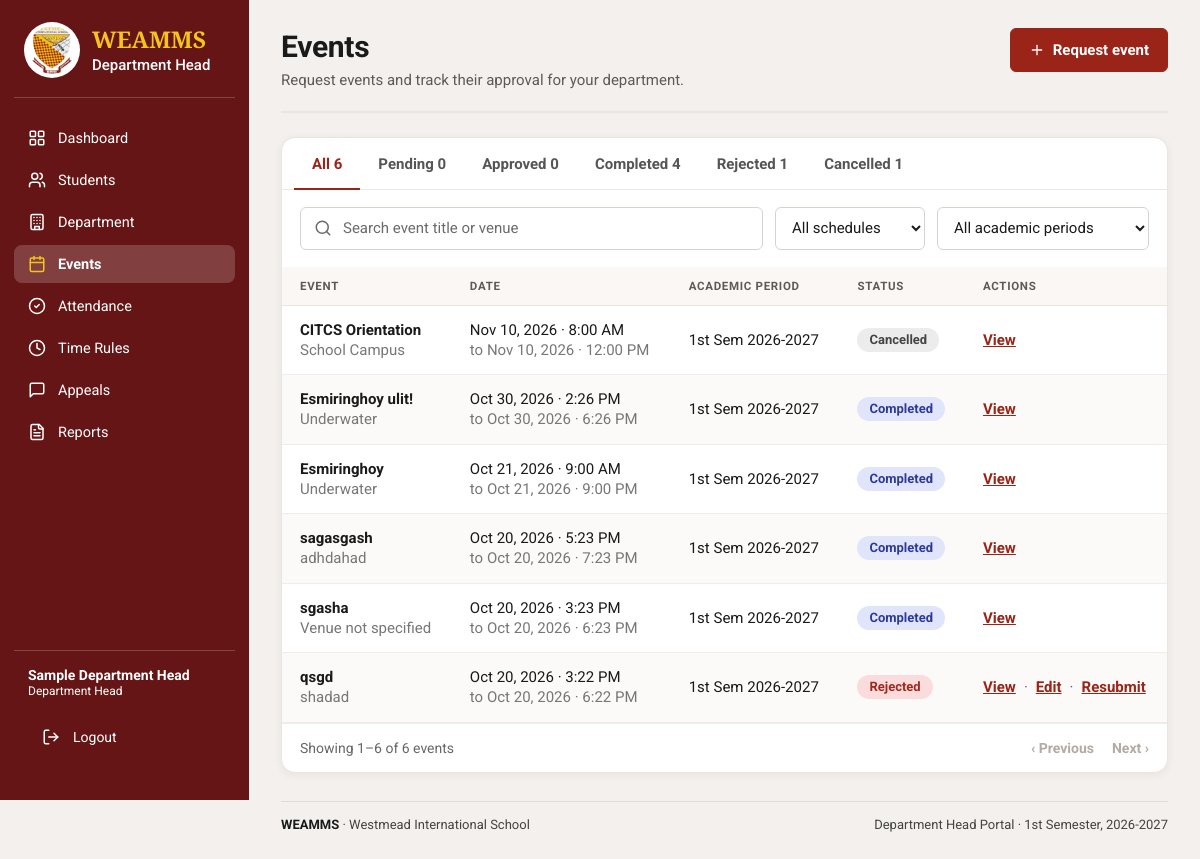
The page /department-head/events/index.php (signed in) on the database its author committed.
### tables this page shows
CREATE TABLE `department_heads` (
  `department_head_id` bigint(20) UNSIGNED NOT NULL,
  `user_id` bigint(20) UNSIGNED NOT NULL,
  `department_id` bigint(20) UNSIGNED NOT NULL,
  `employee_number` varchar(50) DEFAULT NULL,
  `first_name` varchar(100) NOT NULL,
  `middle_name` varchar(100) DEFAULT NULL,
  `last_name` varchar(100) NOT NULL,
  `created_at` timestamp NOT NULL DEFAULT current_timestamp()
);

CREATE TABLE `events` (
  `event_id` bigint(20) UNSIGNED NOT NULL,
  `department_id` bigint(20) UNSIGNED NOT NULL,
  `requested_by` bigint(20) UNSIGNED NOT NULL,
  `academic_period_id` bigint(20) UNSIGNED NOT NULL,
  `event_title` varchar(200) NOT NULL,
  `event_description` text DEFAULT NULL,
  `venue` varchar(200) DEFAULT NULL,
  `start_at` datetime NOT NULL,
  `end_at` datetime NOT NULL,
  `attendance_opens_at` datetime DEFAULT NULL,
  `attendance_closes_at` datetime DEFAULT NULL,
  `event_status` enum('pending','approved','rejected','cancelled','cancellation_requested','completed') NOT NULL DEFAULT 'pending',
  `admin_reviewed_by` bigint(20) UNSIGNED DEFAULT NULL,
  `admin_reviewed_at` datetime DEFAULT NULL,
  `admin_remarks` text DEFAULT NULL,
  `cancellation_requested_at` datetime DEFAULT NULL,
  `cancellation_requested_by` bigint(20) UNSIGNED DEFAULT NULL,
  `cancellation_request_remarks` text DEFAULT NULL,
  `created_at` timestamp NOT NULL DEFAULT current_timestamp(),
  `updated_at` timestamp NOT NULL DEFAULT current_timestamp() ON UPDATE current_timestamp()
);

CREATE TABLE `academic_periods` (
  `academic_period_id` bigint(20) UNSIGNED NOT NULL,
  `academic_year` varchar(20) NOT NULL,
  `semester` enum('1st','2nd','Summer','Other') NOT NULL DEFAULT '1st',
  `start_date` date NOT NULL,
  `end_date` date NOT NULL,
  `is_current` tinyint(1) NOT NULL DEFAULT 0,
  `created_at` timestamp NOT NULL DEFAULT current_timestamp()
);

### includes/department_head_context.php (called while the page is built, shortened)
<?php
require_once __DIR__ . '/../config/database.php';
$stmt = $pdo->prepare(
    "SELECT dh.department_head_id, dh.department_id,
            dh.first_name, dh.middle_name, dh.last_name,
            d.department_code, d.department_name, d.description,
            d.is_active, d.department_head_can_edit,
            d.department_head_can_edit_attendance
     FROM department_heads dh
     INNER JOIN departments d ON d.department_id = dh.department_id
     INNER JOIN users u ON u.user_id = dh.user_id
     WHERE dh.user_id = ?
       AND u.account_status = 'active'
       AND d.is_active = 1
     LIMIT 1"
);
$stmt->execute([$_SESSION['user_id']]);
$departmentHead = $stmt->fetch(PDO::FETCH_ASSOC);
$baseUrl = BASE_URL;
function dhEscape(mixed $value): string
{
    return htmlspecialchars(
        (string) $value,
        ENT_QUOTES,
        'UTF-8'
    );
}

### department-head/events/index.php (the view, shortened to what this page needs)
<?php
$shellNavActive = 'events';
require_once __DIR__ . '/../../includes/department_head_shell_start.php';
$statusTabs = [
    'pending' => 'Pending',
    'approved' => 'Approved',
    'completed' => 'Completed',
    'rejected' => 'Rejected',
    'cancellation_requested' => 'Cancellation requested',
    'cancelled' => 'Cancelled',
];
$phases = ['upcoming' => 'Upcoming', 'ongoing' => 'Ongoing', 'completed' => 'Completed'];
$statusFilter = is_string($_GET['status'] ?? null) && isset($statusTabs[$_GET['status']]) ? $_GET['status'] : '';
$phaseFilter = is_string($_GET['phase'] ?? null) && isset($phases[$_GET['phase']]) ? $_GET['phase'] : '';
$search = trim(is_string($_GET['q'] ?? null) ? $_GET['q'] : '');
$periodFilter = filter_var($_GET['period'] ?? null, FILTER_VALIDATE_INT);
$periodFilter = $periodFilter !== false && $periodFilter > 0 ? $periodFilter : 0;
$from = ' FROM events e
    INNER JOIN academic_periods ap ON ap.academic_period_id = e.academic_period_id';
$where = ['e.department_id = :department_id'];
$params = ['department_id' => $departmentId];
$baseWhere = implode(' AND ', $where);
$countStmt = $pdo->prepare('SELECT e.event_status, COUNT(*)' . $from . ' WHERE ' . $baseWhere . ' GROUP BY e.event_status');
$countStmt->execute($params);
$statusCounts = $countStmt->fetchAll(PDO::FETCH_KEY_PAIR);
$allCount = array_sum($statusCounts);
$listWhere = $baseWhere;
$listParams = $params;
$total = $statusFilter !== '' ? (int) ($statusCounts[$statusFilter] ?? 0) : $allCount;
$page = filter_var($_GET['page'] ?? 1, FILTER_VALIDATE_INT);
$page = $page !== false && $page > 0 ? $page : 1;
$page = min($page, max(1, (int) ceil($total / DH_EVENTS_PER_PAGE)));
$offset = ($page - 1) * DH_EVENTS_PER_PAGE;
$stmt = $pdo->prepare(
    'SELECT e.event_id, e.event_title, e.venue, e.start_at, e.end_at,
            e.event_status, e.cancellation_request_remarks,
            ap.academic_year, ap.semester'
    . $from . ' WHERE ' . $listWhere . '
     ORDER BY e.start_at DESC, e.event_id DESC
     LIMIT ' . DH_EVENTS_PER_PAGE . ' OFFSET ' . $offset
);
$stmt->execute($listParams);
$events = $stmt->fetchAll(PDO::FETCH_ASSOC);
$tabHref = static function (string $status): string {
    $query = $_GET;
    unset($query['page'], $query['notice'], $query['status']);
    if ($status !== '') {
        $query['status'] = $status;
    }
    return '?' . http_build_query($query);
};
?>
<section class="ad-page">
    <header class="ad-head">
        <div>
            <h1>Events</h1>
            <p>Request events and track their approval for your department.</p>
        </div>
        <div class="ad-head-actions">
            <a class="ad-btn ad-btn-solid" href="<?= dhEscape($baseUrl) ?>/department-head/events/create.php"><?= dhIcon('plus') ?>Request event</a>
        </div>
    </header>
    <div class="ad-card">
        <nav class="ad-tabs" aria-label="Filter events by status">
            <a href="<?= dhEscape($tabHref('')) ?>" <?= $statusFilter === '' ? 'aria-current="page"' : '' ?>>All <?= (int) $allCount ?></a>
            <?php foreach ($statusTabs as $status => $label): ?>
                <?php $count = (int) ($statusCounts[$status] ?? 0); ?>
                <?php if ($count > 0 || $statusFilter === $status || in_array($status, ['pending', 'approved', 'completed', 'rejected'], true)): ?>
                    <a href="<?= dhEscape($tabHref($status)) ?>" <?= $statusFilter === $status ? 'aria-current="page"' : '' ?>><?= dhEscape($label) ?> <?= $count ?></a>
                <?php endif; ?>
            <?php endforeach; ?>
        </nav>
        <form class="ad-toolbar" method="get" action="<?= dhEscape($baseUrl) ?>/department-head/events/index.php">
            <label class="ad-search">
                <input type="search" name="q" value="<?= dhEscape($search) ?>" placeholder="Search event title or venue">
            </label>
            <label>
                <select name="phase" data-autosubmit>
                    <option value="">All schedules</option>
                </select>
            </label>
            <label>
                <select name="period" data-autosubmit>
                    <option value="">All academic periods</option>
                </select>
            </label>
        </form>
        <?php if ($events === []): ?>
            <div class="ad-empty">
                <strong>No events found</strong>
                <?= $total === 0 && $statusFilter === '' && $search === '' && $phaseFilter === '' && $periodFilter === 0 ? 'Request an event to get started.' : 'Try a different search or clear the filters.' ?>
            </div>
        <?php else: ?>
            <div class="ad-table-wrap">
                <table class="ad-table">
                    <thead>
                        <tr>
                            <th scope="col">Event</th>
                            <th scope="col">Date</th>
                            <th scope="col">Academic period</th>
                            <th scope="col">Status</th>
                            <th scope="col">Actions</th>
                        </tr>
                    </thead>
                    <tbody>
                        <?php foreach ($events as $event): ?>
                            <?php $eventStatus = strtolower($event['event_status']); ?>
                            <tr>
                                <td>
                                    <span class="ad-strong"><?= dhEscape($event['event_title']) ?></span><br>
                                    <span class="ad-muted"><?= dhEscape($event['venue'] ?: 'Venue not specified') ?></span>
                                </td>
                                <td>
                                    <?= dhEscape(date('M j, Y · g:i A', strtotime($event['start_at']))) ?><br>
                                    <span class="ad-muted">to <?= dhEscape(date('M j, Y · g:i A', strtotime($event['end_at']))) ?></span>
                                </td>
                                <td><?= dhEscape($event['semester'] . ' Sem ' . $event['academic_year']) ?></td>
                                <td>
                                    <span class="ad-pill <?= dhEventPill($eventStatus) ?>"><?= dhEscape(ucwords(str_replace('_', ' ', $eventStatus))) ?></span>
                                </td>
                                <td>
                                    <div class="ad-actions">
                                        <a class="ad-link" href="<?= dhEscape($baseUrl) ?>/department-head/events/view.php?id=<?= (int) $event['event_id'] ?>">View</a>
                                        <?php if (in_array($eventStatus, ['pending', 'rejected'], true)): ?>
                                            <span class="sep" aria-hidden="true">·</span>
                                            <a class="ad-link" href="<?= dhEscape($baseUrl) ?>/department-head/events/edit.php?id=<?= (int) $event['event_id'] ?>">Edit</a>
                                        <?php endif; ?>
                                        <?php if ($eventStatus === 'rejected'): ?>
                                            <span class="sep" aria-hidden="true">·</span>
                                            <form method="post" action="<?= dhEscape($baseUrl) ?>/department-head/events/request.php">
                                                <button class="ad-link" type="submit">Resubmit</button>
                                            </form>
                                        <?php endif; ?>
                                    </div>
                                </td>
                            </tr>
                        <?php endforeach; ?>
                    </tbody>
                </table>
            </div>
        <?php endif; ?>
    </div>
</section>
<?php require __DIR__ . '/../../includes/department_head_shell_end.php'; ?>

### includes/department_head_sidebar.php (shortened to what this page needs)
<?php
$sidebarBaseUrl = BASE_URL;
$sidebarEscape = static fn (mixed $value): string => htmlspecialchars((string) $value, ENT_QUOTES, 'UTF-8');
if (!function_exists('dhIcon')) {
    function dhIcon(string $name, string $class = 'admin-icon'): string
    {
        static $icons = [
            'dashboard' => '<rect width="7" height="7" x="3" y="3" rx="1"/><rect width="7" height="7" x="14" y="3" rx="1"/><rect width="7" height="7" x="14" y="14" rx="1"/><rect width="7" height="7" x="3" y="14" rx="1"/>',
            'users' => '<path d="M16 21v-2a4 4 0 0 0-4-4H6a4 4 0 0 0-4 4v2"/><circle cx="9" cy="7" r="4"/><path d="M22 21v-2a4 4 0 0 0-3-3.87"/><path d="M16 3.13a4 4 0 0 1 0 7.75"/>',
            'building' => '<rect width="16" height="20" x="4" y="2" rx="2"/><path d="M9 22v-4h6v4"/><path d="M8 6h.01"/><path d="M12 6h.01"/><path d="M16 6h.01"/><path d="M8 10h.01"/><path d="M12 10h.01"/><path d="M16 10h.01"/><path d="M8 14h.01"/><path d="M12 14h.01"/><path d="M16 14h.01"/>',
            'calendar' => '<path d="M8 2v4"/><path d="M16 2v4"/><rect width="18" height="18" x="3" y="4" rx="2"/><path d="M3 10h18"/>',
            'check' => '<circle cx="12" cy="12" r="10"/><path d="m9 12 2 2 4-4"/>',
            'clock' => '<circle cx="12" cy="12" r="10"/><polyline points="12 6 12 12 16 14"/>',
            'message' => '<path d="M21 15a2 2 0 0 1-2 2H7l-4 4V5a2 2 0 0 1 2-2h14a2 2 0 0 1 2 2z"/>',
            'file' => '<path d="M15 2H6a2 2 0 0 0-2 2v16a2 2 0 0 0 2 2h12a2 2 0 0 0 2-2V7Z"/><path d="M14 2v4a2 2 0 0 0 2 2h4"/><path d="M10 9H8"/><path d="M16 13H8"/><path d="M16 17H8"/>',
            'search' => '<circle cx="11" cy="11" r="8"/><path d="m21 21-4.3-4.3"/>',
            'plus' => '<path d="M5 12h14"/><path d="M12 5v14"/>',
        ];
        return '<svg class="' . htmlspecialchars($class, ENT_QUOTES, 'UTF-8') . '" xmlns="http://www.w3.org/2000/svg" viewBox="0 0 24 24" '
            . 'fill="none" stroke="currentColor" stroke-width="2" stroke-linecap="round" '
            . 'stroke-linejoin="round" aria-hidden="true" focusable="false">'
            . ($icons[$name] ?? '') . '</svg>';
    }
}
$shellNav = [
    ['dashboard', 'Dashboard', 'dashboard', '/department-head/dashboard.php'],
    ['students', 'Students', 'users', '/department-head/students/index.php'],
    ['department', 'Department', 'building', '/department-head/department/index.php'],
    ['events', 'Events', 'calendar', '/department-head/events/index.php'],
    ['attendance', 'Attendance', 'check', '/department-head/attendance/index.php'],
    ['time-rules', 'Time Rules', 'clock', '/department-head/attendance-settings/index.php'],
    ['appeals', 'Appeals', 'message', '/department-head/appeals/index.php'],
    ['reports', 'Reports', 'file', '/department-head/reports/index.php'],
];
$shellHeadName = isset($departmentHead['first_name'])
    ? trim($departmentHead['first_name'] . ' ' . $departmentHead['last_name'])
    : (string) ($headName ?? $_SESSION['full_name'] ?? $_SESSION['name'] ?? 'Department Head');
?>
    <aside class="admin-sidebar">
        <div class="admin-brand">
            <img src="<?= $sidebarEscape($sidebarBaseUrl) ?>/assets/images/wisnoname.png" alt="Westmead International School logo">
            <div>
                <strong>WEAMMS</strong>
                <span>Department Head</span>
            </div>
        </div>
        <nav class="admin-nav" aria-label="Main navigation">
            <?php foreach ($shellNav as [$sbKey, $sbLabel, $sbIcon, $sbPath]): ?>
                <?php $sbActive = $sbKey === $shellNavActive; ?>
                <a href="<?= $sidebarEscape($sidebarBaseUrl . $sbPath) ?>" <?= $sbActive ? 'class="active" aria-current="page"' : '' ?>>
                    <?= dhIcon($sbIcon) ?>
                    <span><?= $sidebarEscape($sbLabel) ?></span>
                </a>
            <?php endforeach; ?>
        </nav>
        <div class="admin-sidebar-footer">
            <div class="admin-sidebar-user">
                <strong><?= $sidebarEscape($shellHeadName) ?></strong>
                <span>Department Head</span>
            </div>
            <a class="admin-logout" href="<?= $sidebarEscape($sidebarBaseUrl) ?>/auth/logout.php">
                <span>Logout</span>
            </a>
        </div>
    </aside>

### includes/department_head_shell_end.php
<?php
$periodRow = $pdo->query(
    'SELECT academic_year, semester FROM academic_periods WHERE is_current = 1 LIMIT 1'
)->fetch(PDO::FETCH_ASSOC);
$periodLabel = $periodRow
    ? $periodRow['semester'] . ' Semester, ' . $periodRow['academic_year']
    : '';
?>
<footer class="admin-footer">
    <span><strong>WEAMMS</strong> · Westmead International School</span>
    <span>Department Head Portal<?= $periodLabel !== '' ? ' · ' . dhEscape($periodLabel) : '' ?></span>
</footer>
</main>
</body>
</html>

### rows shown on the page
department_heads: $sidebarEscape($shellHeadName) "Sample Department Head"
events: event_title "CITCS Orientation", venue "School Campus", start_at "Nov 10, 2026 · 8:00 AM", end_at "Nov 10, 2026 · 12:00 PM", academic_period.academic_year "1st Sem 2026-2027", event_status "Cancelled"
events: event_title "Esmiringhoy ulit!", venue "Underwater", start_at "Oct 30, 2026 · 2:26 PM", end_at "Oct 30, 2026 · 6:26 PM", academic_period.academic_year "1st Sem 2026-2027", event_status "Completed"
events: event_title "Esmiringhoy", venue "Underwater", start_at "Oct 21, 2026 · 9:00 AM", end_at "Oct 21, 2026 · 9:00 PM", academic_period.academic_year "1st Sem 2026-2027", event_status "Completed"
events: event_title "sagasgash", venue "adhdahad", start_at "Oct 20, 2026 · 5:23 PM", end_at "Oct 20, 2026 · 7:23 PM", academic_period.academic_year "1st Sem 2026-2027", event_status "Completed"
events: event_title "sgasha", venue "Venue not specified", start_at "Oct 20, 2026 · 3:23 PM", end_at "Oct 20, 2026 · 6:23 PM", academic_period.academic_year "1st Sem 2026-2027", event_status "Completed"
events: event_title "qsgd", venue "shadad", start_at "Oct 20, 2026 · 3:22 PM", end_at "Oct 20, 2026 · 6:22 PM", academic_period.academic_year "1st Sem 2026-2027", event_status "Rejected"
academic_periods: dhEscape($periodLabel) "1st Semester, 2026-2027"

### other values the page prints
$sidebarEscape($sbLabel) "Dashboard"
$sidebarEscape($sbLabel) "Students"
$sidebarEscape($sbLabel) "Department"
$sidebarEscape($sbLabel) "Events"
$sidebarEscape($sbLabel) "Attendance"
$sidebarEscape($sbLabel) "Time Rules"
$sidebarEscape($sbLabel) "Appeals"
$sidebarEscape($sbLabel) "Reports"
$allCount "6"
dhEscape($label) "Pending"
$count "0"
dhEscape($label) "Approved"
dhEscape($label) "Completed"
$count "4"
dhEscape($label) "Rejected"
